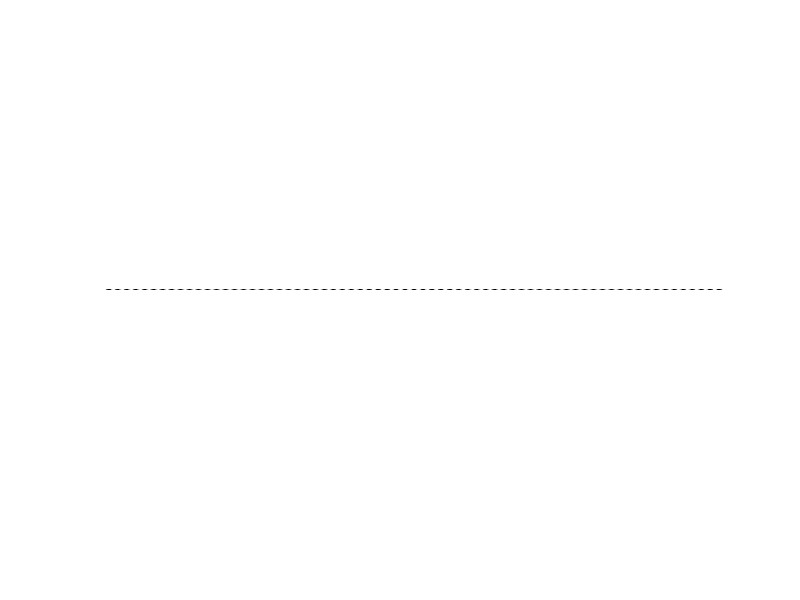
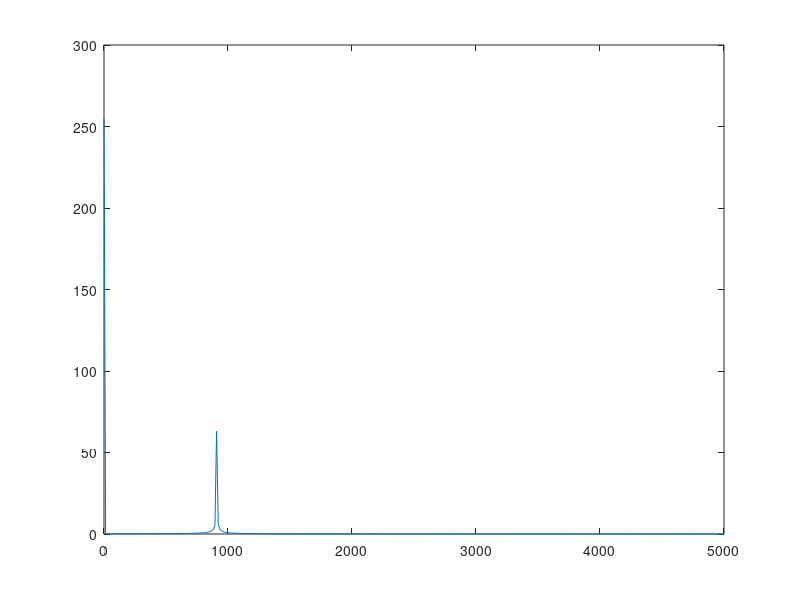

These charts were generated, in order, by the following MATLAB code: (Note: this script raises an error after producing the figures.)
clear all;
close all;
clc;

load homework.mat;
load homework_if.mat;

homework_orig = homework;
homework_noisy = homework_if;

homework_f = zeros(400,760);


% choosing row 200, where only interference information is visible

row_200 = homework_noisy(200,:);
figure(1);
imshow(row_200,[]);

row_200_fft = fft(row_200);

row_abs = abs(row_200_fft);

Fs = 10000;
T = 1/Fs;
L = length(row_200);
t = (0:L-1)*T;

P2 = abs(row_200_fft / L);
P1 = P2(1:L/2+1);
P1(2:end-1) = 2*P1(2:end-1);
f = Fs*(0:(L/2))/L;

figure(2);
plot(f,P1);

wc = 0.18158
% wc = 0.18421
diff = 0.0375
filtlength = 121

h = win_fourier(filtlength,4,[(wc - diff) (wc+diff)],2);

figure(3);
freqz(h);

for i = 1:400
    x_temp = conv(homework_noisy(i,:),h,'same');
    homework_f(i,:) = x_temp;
    for j = 1:760
       if homework_f(i,j) < 0
           homework_f(i,j) = 0;
       elseif homework_f(i,j) > 255
           homework_f(i,j) = 255;           
       end       
       if homework_orig(i,j) < 0
           homework_orig(i,j) = 0;
       elseif homework_orig(i,j) > 255
           homework_orig(i,j) = 255;
       end
    end
end

e_before = norm(homework_noisy - homework_orig,'fro')/norm(homework_orig,'fro')

e_after = norm(homework_f - homework_orig,'fro')/norm(homework_f,'fro')


figure(4);
subplot(3,1,1);
imshow(homework_orig,[]);
subplot(3,1,2);
imshow(homework_noisy,[]);
subplot(3,1,3);
imshow(homework_f,[]);

figure(5);
imshow(homework_f,[]);
